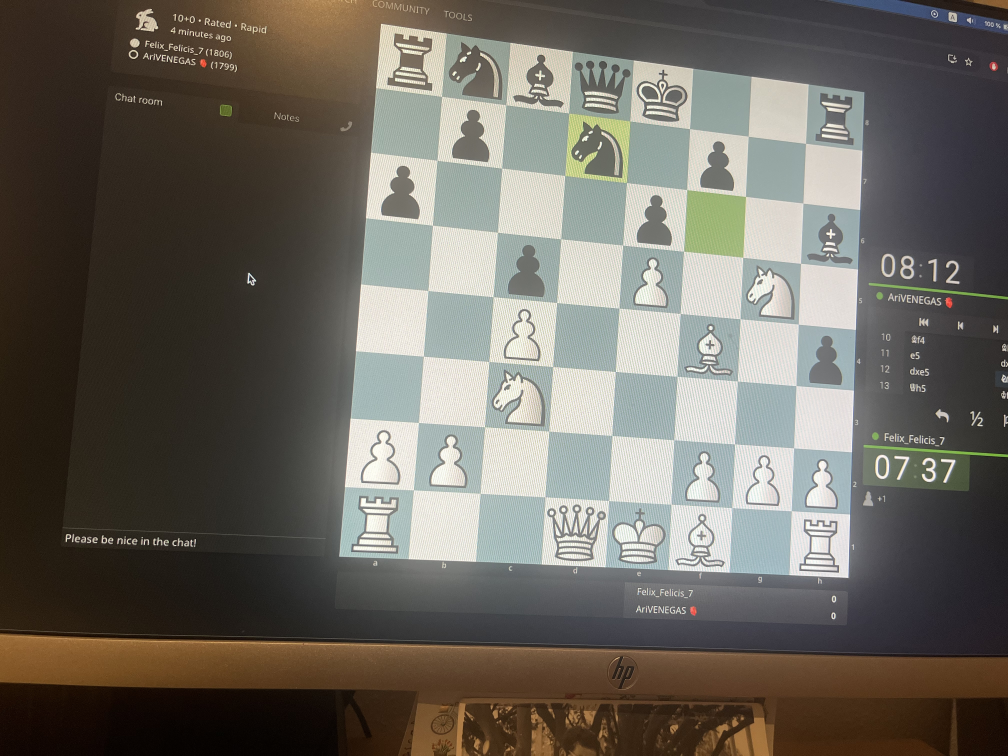
#> input picture dataset/FIFTH_TEST.jpg, 4032 x 3024 px (shown at 1/4 size)
$ python -i boardSegmentation.py   (imports and definitions only)
#> lines starting #> are read from the running program, lines starting #| are printed output that depends on the picture
import itertools

import cv2
import imutils as imutils
import matplotlib.pyplot as plt
import numpy as np


def segment_chessboard(image_path):
#> called with image_path = 'dataset/FIFTH_TEST.jpg'
    image = cv2.imread(image_path)
#> image is the input picture: shape (3024, 4032, 3); mean B, G, R 95, 103.1, 107.4
    image = imutils.resize(image, height=500)
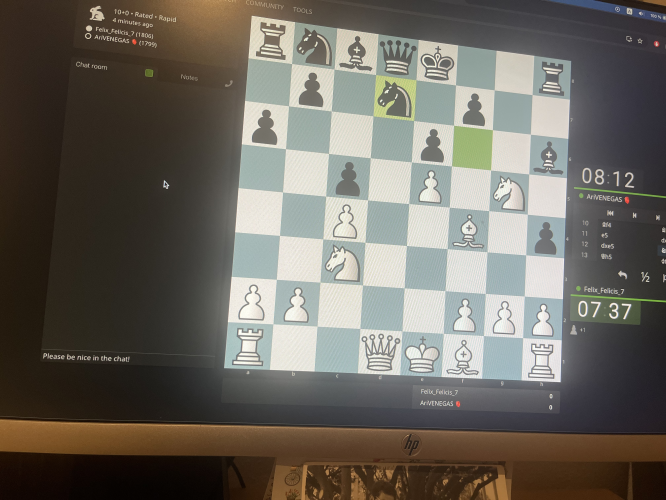
#> image: shape (500, 666, 3); mean B, G, R 95, 103.1, 107.4
    image_height = image.shape[0]
#> image_height = 500
    image_width = image.shape[1]
#> image_width = 666
    gray = cv2.cvtColor(image, cv2.COLOR_RGB2GRAY)
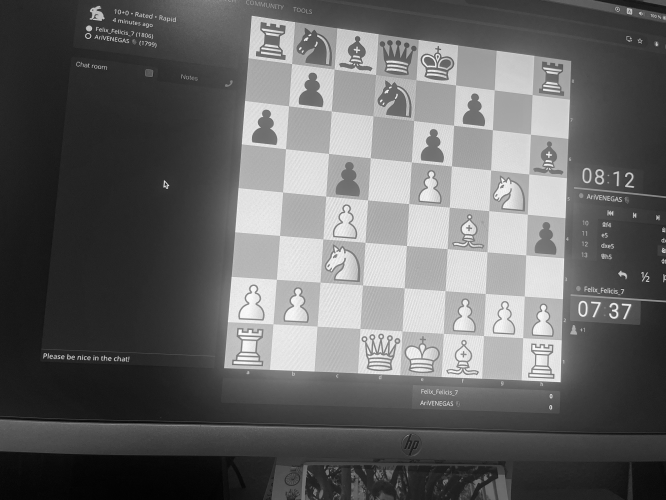
#> gray: shape (500, 666); min 1, max 252, mean 101.2

    # ---------------------------
    plt.figure()
    plt.imshow(image)
    plt.show()
    plt.imshow(gray)
    plt.show()
    # ---------------------------

    # Parameters to adjust
    blur_kernels = [(5, 5), (7, 7), (9, 9)]  # Example GaussianBlur kernel sizes
    canny_thresholds = [(50, 150), (100, 170), (150, 250), (100, 200)]  # Example Canny thresholds
    approx_accuracies = [0.01, 0.02, 0.04, 0.06]  # Example approximation accuracies

    #gray = cv2.GaussianBlur(gray, (7, 7), 0)
    #edged = cv2.Canny(gray, 100, 170)

    screen_cnt = None  # Initialize the screen contour variable

    # Attempt to adjust parameters dynamically
    for blur_kernel in blur_kernels:
        if screen_cnt is not None: break
        gray = cv2.cvtColor(image, cv2.COLOR_RGB2GRAY)
        gray = cv2.GaussianBlur(gray, blur_kernel, 0)

        for canny_threshold in canny_thresholds:
            if screen_cnt is not None: break
            edged = cv2.Canny(gray, canny_threshold[0], canny_threshold[1])

            cnts = cv2.findContours(edged.copy(), cv2.RETR_LIST, cv2.CHAIN_APPROX_SIMPLE)
            cnts = imutils.grab_contours(cnts)
            cnts = sorted(cnts, key=cv2.contourArea, reverse=True)[:5]

            for approx_accuracy in approx_accuracies:
                for c in cnts:
                    peri = cv2.arcLength(c, True)
                    approx = cv2.approxPolyDP(c, approx_accuracy * peri, True)

                    if len(approx) == 4:
                        screen_cnt = approx
                        break  # Exit the loop if a valid contour is found

                if screen_cnt is not None: break  # Exit the approximation accuracy loop if a valid contour is found

    # Handle case where no suitable contour was found after adjustments
    if screen_cnt is None:
        print("No suitable chessboard contour found after adjustments.")
        return None

    # ---------------------------
    plt.imshow(gray)
    plt.show()
    plt.imshow(edged)
    plt.show()
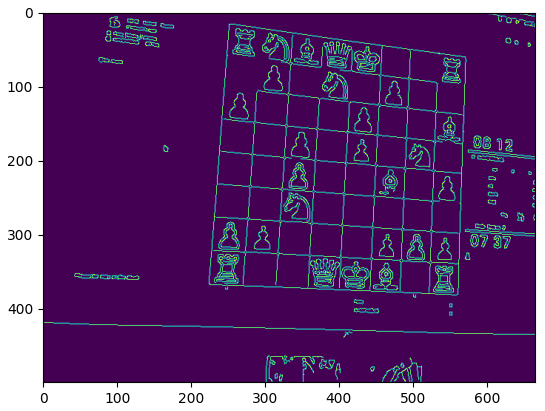
#> figure drawn by matplotlib, 1 panel
    # ---------------------------

    pts1 = np.float32(screen_cnt.reshape(4, 2))
    pts1 = pts1[np.lexsort((pts1[:, 1], pts1[:, 0]))]
    pts2 = []
    # find the appropriate orientation of the reference transformation coordinate system
    for corner in pts1:
        x = image_width - corner[0]
        y = image_height - corner[1]
        if x > corner[0] and y > corner[1]:
            pts2.append([0, 0])
        if x > corner[0] and y < corner[1]:
            pts2.append([0, 500])
        if x < corner[0] and y > corner[1]:
            pts2.append([500, 0])
        if x < corner[0] and y < corner[1]:
            pts2.append([500, 500])
#> after the loop, pts2 = [[0, 500], [0, 0], [500, 500], [500, 0]]

    pts2 = np.float32(pts2)

    m = cv2.getPerspectiveTransform(pts1, pts2)
    dst = cv2.warpPerspective(image, m, (500, 500))
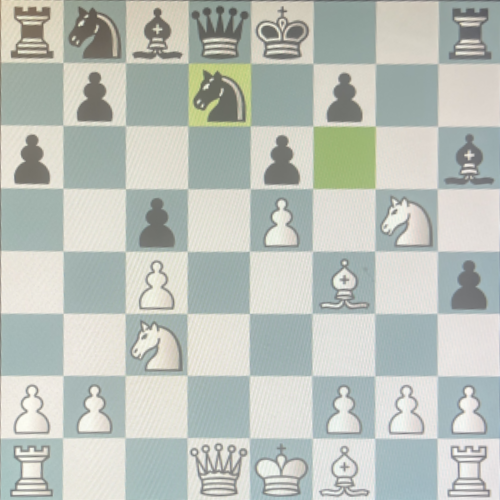
#> dst: shape (500, 500, 3); mean B, G, R 186.3, 193.6, 187.9

    plt.imshow(dst)
    plt.axis("off")
    plt.show()

    return dst

# STILL PROTOTYPE
# [71 lines left out: function segment_chessboard_hough, not called in this run]

>>> result = segment_chessboard('dataset/FIFTH_TEST.jpg')

$ run again, on dataset/FIRST_TEST.jpg
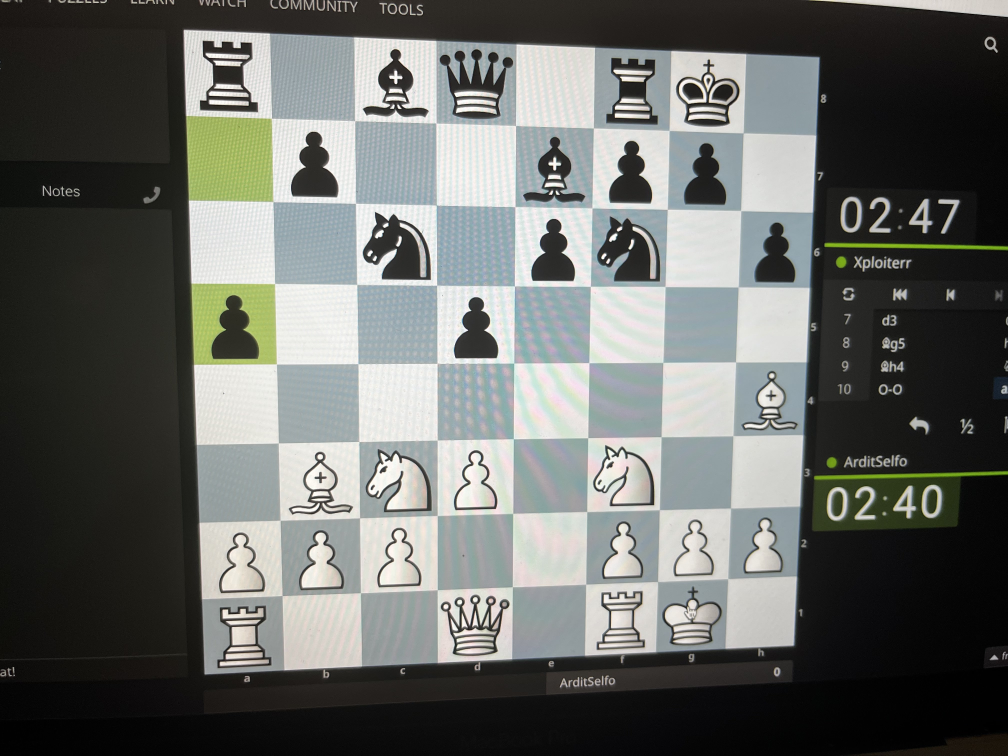
#> input picture dataset/FIRST_TEST.jpg, 4032 x 3024 px (shown at 1/4 size)
#> in segment_chessboard, image is the input picture: shape (3024, 4032, 3); mean B, G, R 101.8, 105.3, 103
#> image: shape (500, 666, 3)
#> in segment_chessboard, `plt.show()`:
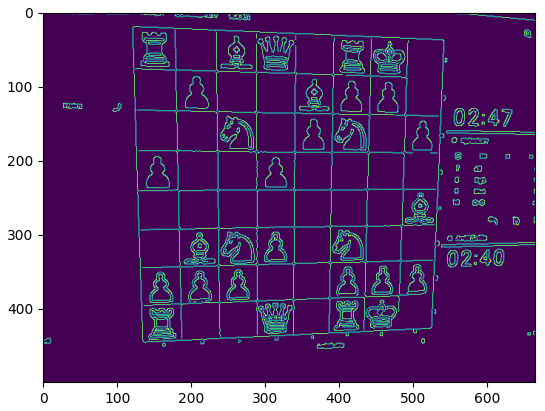
#> figure drawn by matplotlib, 1 panel
#> in segment_chessboard, `dst = cv2.warpPerspective(image, m, (500, 500))`:
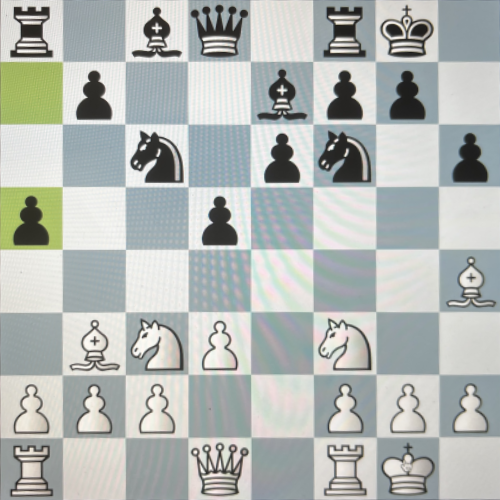
#> dst: shape (500, 500, 3); mean B, G, R 180.3, 183.8, 178.9
